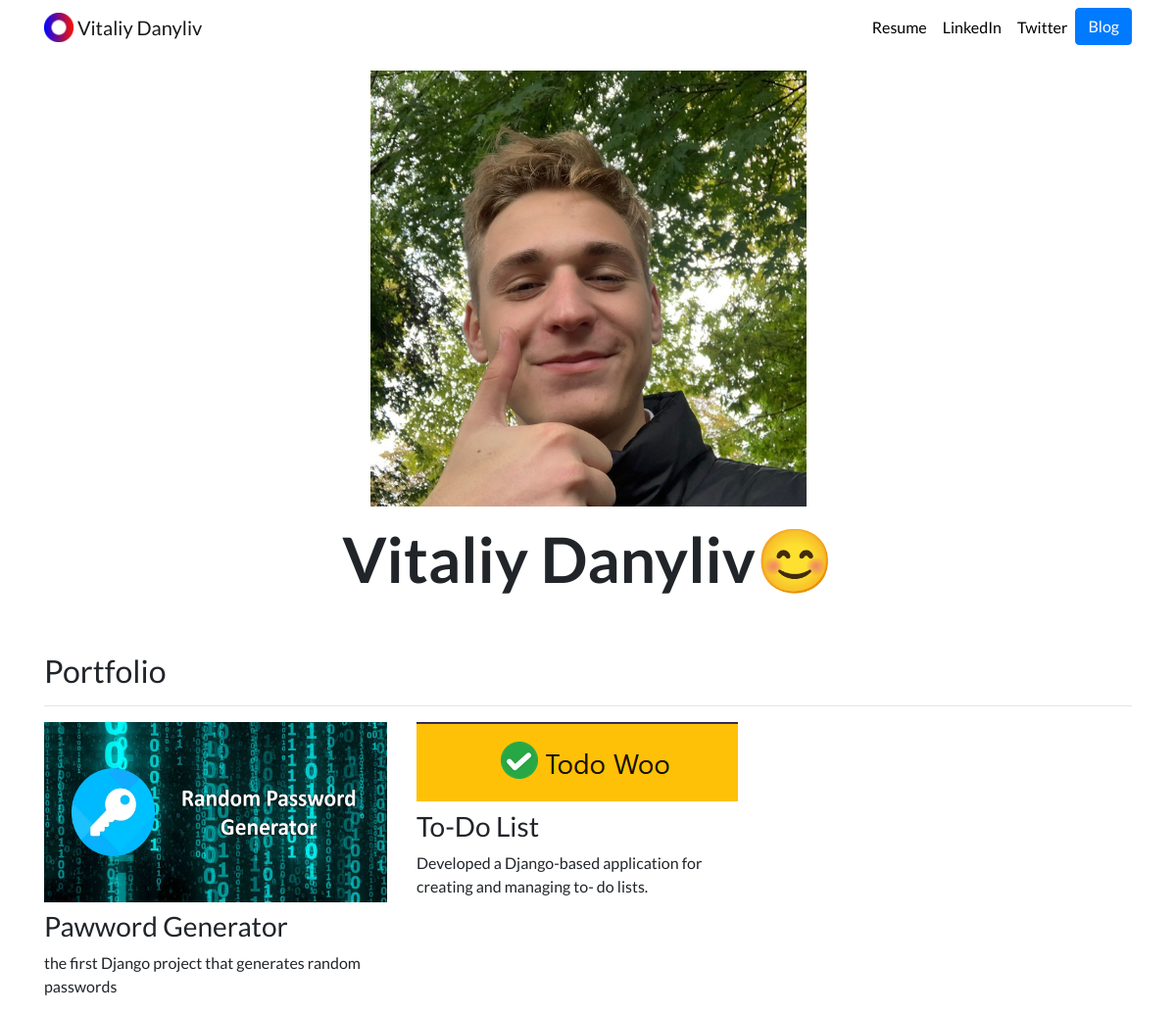
The page / on the database its author committed.
### portfolio/models.py (models this page shows, shortened)
class Project(models.Model):
    title = models.CharField(max_length=100)
    description = models.CharField(max_length=250)
    image = models.ImageField(upload_to='portfolio/images/')
    url = models.URLField(blank=True)

### portfolio/views.py (the view)
# urls.py: 2. Add a URL to urlpatterns:  path('', views.home, name='home')
def home(request):
    projects = Project.objects.all()
    return render(request, 'portfolio/home.html', {'projects': projects})

### portfolio/templates/portfolio/home.html
{% extends "portfolio/base.html" %} {% load static %} {% block content %}
<div class="row justify-content-center my-3">
  <div class="col-5">
    <img src="{% static 'portfolio/photo_2023-02-02_10-38-29.jpg' %}" class="img-fluid" />
  </div>
</div>
<div class="row justify-content-center mb-3">
  <div class="col-md-9 text-center">
    <h1 id="hometext" class="font-weight-bold">
        Vitaliy Danyliv😊
    </h1>
  </div>
</div>
<h2 class="mt-5">Portfolio</h2>
<hr />
<div class="row">
  {% for project in projects %}
  <div class="col-lg-4 col-md-6">
    {% if project.url %}
    <a href="{{ project.url }}">
      <img src="{{ project.image.url }}" class="img-fluid mb-2" />
    </a>
    {% else %}
    <img src="{{ project.image.url }}" class="img-fluid mb-2" />
    {% endif %}
    <h3>{{ project.title }}</h3>
    <p>{{ project.description }}</p>
</div>
{% endfor %}
</div>
{% endblock %}

### portfolio/templates/portfolio/base.html (shortened to what this page needs)
{% load static %}
<!doctype html>
<html lang="en">
<head>
  <link rel="stylesheet" href="https://stackpath.bootstrapcdn.com/bootstrap/4.4.1/css/bootstrap.min.css">
  <link rel="stylesheet" href="{% static "portfolio/custom.css" %}">
</head>
<body>
  <nav id="topNav" class="navbar navbar-expand-md navbar-light">
    <div class="container">
      <a class="navbar-brand" href="{% url 'home' %}">
        <img src="{% static "portfolio/Logo.png" %}" width="30" height="30" class="d-inline-block align-top" alt="Nick's Logo">
        <span>Vitaliy Danyliv</span>
      </a>
      <div class="collapse navbar-collapse text-center" id="navbarNav">
        <ul class="navbar-nav ml-auto">
          <li class="nav-item">
            <a class="nav-link" href="{% static "portfolio/Danyliv_Vitaliy_Junior_Python_Developer_Resume.pdf" %}">Resume</a>
          </li>
          <li class="nav-item">
            <a class="nav-link" href="https://www.linkedin.com/in/vitaliy-danyliv-36b46726a/" target="_blank">LinkedIn</a>
          </li>
          <li class="nav-item">
            <a class="nav-link" href="https://twitter.com/vitalik48578511" target="_blank">Twitter</a>
          </li>
          <li>
            <a role="button" href="{% url 'blog:all_blogs' %}" class="btn btn-primary">Blog</a>
          </li>
        </ul>
      </div>
    </div>
  </nav>
  <div class="container">
    {% block content %}{% endblock %}
  </div>
</body>
</html>

### portfolio/static/portfolio/custom.css (style rules this page uses)
.navbar-nav .nav-link { color: rgba(0,0,0,1) !important; }
body { font-family: 'Lato', sans-serif; }
@media (min-width: 992px) { #hometext { font-size: 4rem; } }

### rows shown on the page
Project: image (picture), title "Pawword Generator", description "the first Django project that generates random passwords"
Project: image (picture), title "To-Do List", description "Developed a Django-based application for creating and managing to- do lists."
